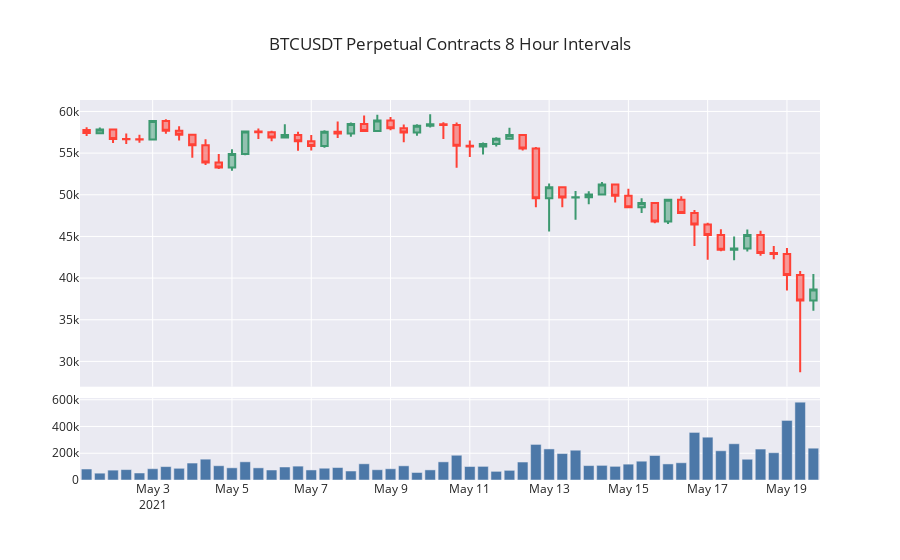

The notebook cell this image was saved under:
### Markdown cell above
## Contracts

### Code cell
df_perpetual = utils.get_continuous_contracts(pair="BTCUSDT", start_time="2021-05-01")
fig = utils.make_price_volume_chart(df_perpetual, title="BTCUSDT Perpetual Contracts 8 Hour Intervals")
fig.show()
